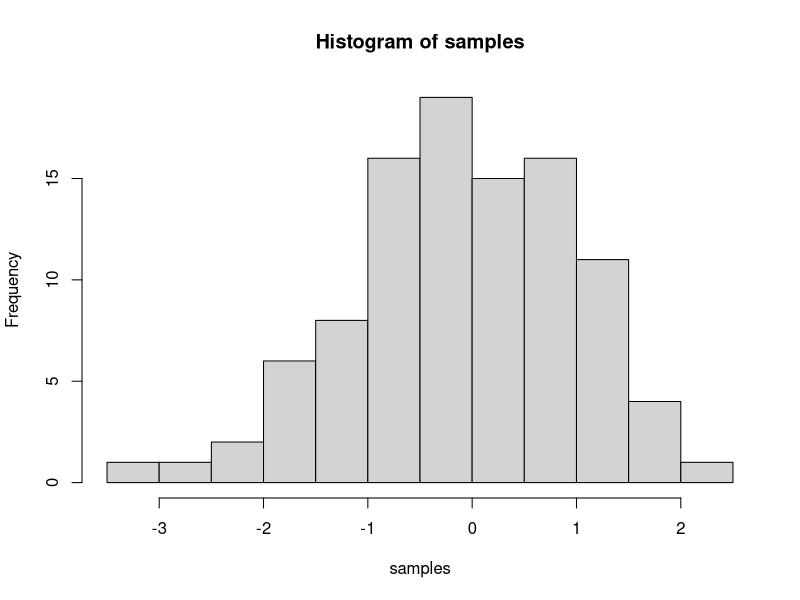

Write R code to recreate this figure. (Note: this script raises an error after producing the figure.)
## ---- chunk 1
knitr::opts_chunk$set(message=FALSE,warning=FALSE, cache=TRUE)
## ---- chunk 2
1+1
5-4 
3+4
6*2
2*2
4/2
6/2
500/25

## ---- chunk 3
(5+5)/5
5+5/5
## ---- chunk 4
annie <- 1
a <- annie
a
annie
## ---- chunk 5
a<-1
b<-"hello world"
c<-"3"
class(a)
class (c)

vector<-c(1,2,3,4,5,6,5,7,6, 1000)
vector[7]
vector [3:6]
vector [c(8,8,8,8)]

vector[vector>6]
vector[vector<6]
vector[vector<=6]
vector[vector>=6]
vector[vector==6]
vector[vector!=6]

vector[6]<-3000
vector[1:2]<-10

class(vector)
vector[6]<-"j"

class(vector)

a<-c("1", "2","3")
class (a)
b<-a
class(b)
as.numeric(b)

a<-"kjhkjhgkjhgkjhgkjhgkjhgkjjghkgjh"
a[1]
strsplit(a, split="j")
strsplit(a,split="[,]")


b<-strsplit(a,split = "")



first_names<-c("Annie","Danny", "Wilson")
ages<-c(36, 44, 12)
grades<-c(89, 56, 99)

everybody<-data.frame(first_names, 
                      ages, 
                      grades)
everybody$first_names
everybody$ages[2]<-12


## ---- chunk 6
samples <- rnorm(100, mean=0, sd=1)
hist(samples)
## ---- chunk 7
1+2
2*5
5/3
(1+6+4)/5

## ---- chunk 8
a<-1
b<-2
a+b

d<-c(1,2,3)
e<-c(5,6,7)
d+e
d*e
d/e

## ---- chunk 9
# for loop solution
# i becomes the number 1 to 100 at each step of the loop


a <- length(100) # make empty variable, set length to 100
for (i in 1:100){
  a[i] <-i #assigns the number in i, to the ith index of a
}

print(a)

# for loop solution #2

a<-c() #create empty variable using combine command
for (i in 1:100){
  a<-c(a,i) # keeps combining a with itself and the new number in i
}
print(a)

# seq solution
a <- seq(1,100,1) # look up help for seq using ?seq() in console
print(a)

## ---- chunk 10
my_function<-function(input){
#body of code
return (output)
}
## ---- chunk 11
add_one<-function(x){

save_result<-x+1

return(save_result)

add_one(2)
}
## ---- chunk 12
add_one<-function(x)return(x+1)
## ---- chunk 13
roll_dice<-function(){
  return(sample(1:6,1))
}
## ---- chunk 14
sample(1:6,1)

roll_dice<-function(){
return(sample(1:6,1))
}
## ---- chunk 15

my_sum<-function(x){
get_sum<-sum(x)
}

my_sum<-function(x){
 get_sum<-sum(x)
  print("world")
 return("hello")
}

my_sum<- function(x){
  get_sum<- sum(x)
  print("world")
  return("hello")
}


a<-c(1,2,3)
my_numbers<-c(1,2,3,4,5,6)

my_sum<-function(x){
get_sum<-sum(x)
}

my_sum(my_numbers)


## ---- chunk 16
ranged_mean<- function(x, min_val, max_val){
  restricted_values<- x[x>min_val &
                        x< max_val]
                        return(mean(restricted_values))
}

some_numbers<-c(3,4,3,2,3,4,5,6,7,8,8,8,9,8)

ranged_mean(some_numbers, 2,4)

## ---- chunk 17
#sometimes you will have multiple lists that you want to combine

ranged_mean2 <- function(x, min_val, max_val){
  restricted_values <- x[x>min_val & 
                        x< max_val]
  
  outputs<- list(original_values = x,
        restricted_vallues = restricted_values)
        
  some_numbers<-c(3,4,3,2,3,4,5,6,7,8,8,8,9,8)

ranged_mean(some_numbers, 2,4) 
}
## ---- chunk 18
job <- rep(as.factor(c("Doctor","Butcher","Firefighter", "Construction")),3)
levels(job)<-levels(job)[c(3,1,4,2)]#since 

sex <- as.factor(c("equal", "women", "men"))
percentage <- c(10,30,40,40,80,60,50,50,10,15,5,10)

plot_df <- data.frame(job,
                      sex,
                      percentage)

# basic bar graph

ggplot(plot_df, aes(x=job,y=percentage,
                    group=sex, #by adding group factor then you can combine 2 factors
                    color=sex,
                    fill=sex))+ #color factor refers to the border color and fill refers to entire color of the bar
  geom_bar(stat="identity") #position=dodge makes it side by side bars, without it the bars will be stacked 
